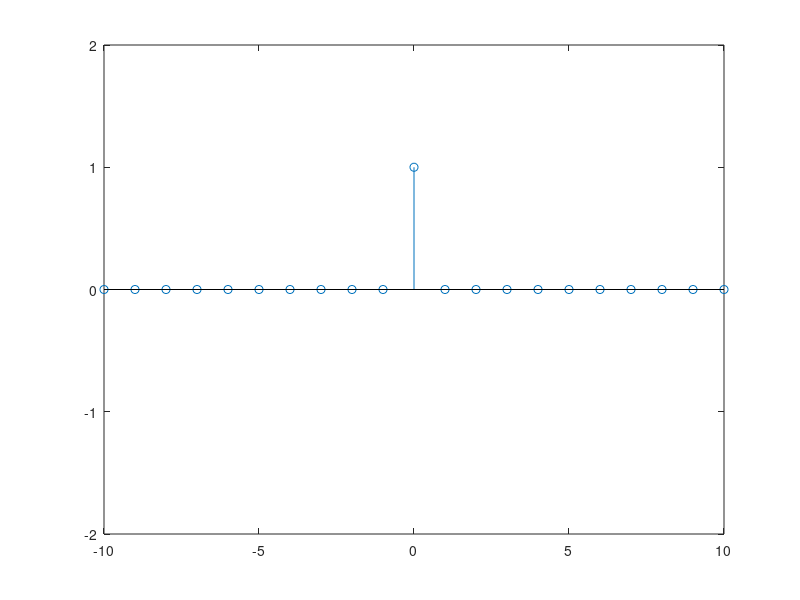

Recreate this plot in MATLAB.
%The Real Exp Function of Continuous time signal.

%Reference:

clc;                        %Clears the command window and homes the cursor.
clear all;                  %Clear variables and functions from memory.
clf;                        %Clear current figure.


%Defining The Original Signal {x(t)}.
pi=3.14;
n=-10:10;                      %Defining x axis.
%x=@(t) (sin(pi*t))/(pi*t);    %Defining y axis.
y=sinc(n);
%plot(t,x(t));                          %Ploting the graph.
stem(n,y);
axis([-10 10 -2 2]);

